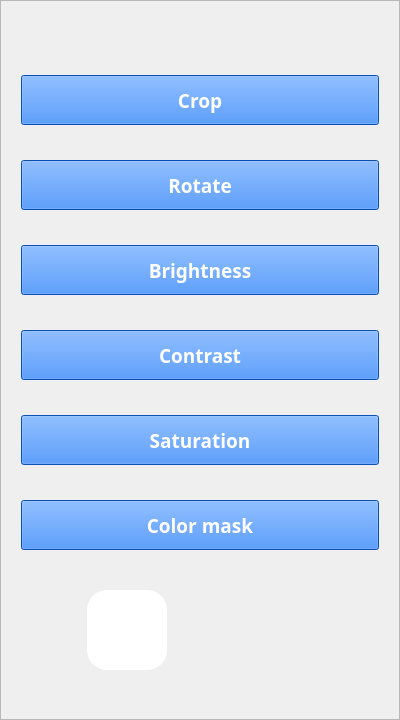
<?xml version="1.0" encoding="UTF-8"?>
<ui version="4.0">
 <class>AF</class>
 <widget class="QWidget" name="AF">
  <property name="geometry">
   <rect>
    <x>0</x>
    <y>0</y>
    <width>400</width>
    <height>720</height>
   </rect>
  </property>
  <property name="windowTitle">
   <string>AF</string>
  </property>
  <layout class="QHBoxLayout" name="horizontalLayout_2">
   <property name="leftMargin">
    <number>0</number>
   </property>
   <property name="topMargin">
    <number>0</number>
   </property>
   <property name="rightMargin">
    <number>0</number>
   </property>
   <property name="bottomMargin">
    <number>0</number>
   </property>
   <item>
    <widget class="QFrame" name="frame">
     <property name="maximumSize">
      <size>
       <width>9999</width>
       <height>9999</height>
      </size>
     </property>
     <property name="frameShape">
      <enum>QFrame::StyledPanel</enum>
     </property>
     <property name="frameShadow">
      <enum>QFrame::Raised</enum>
     </property>
     <layout class="QVBoxLayout" name="verticalLayout_3">
      <property name="spacing">
       <number>35</number>
      </property>
      <property name="leftMargin">
       <number>20</number>
      </property>
      <property name="topMargin">
       <number>25</number>
      </property>
      <property name="rightMargin">
       <number>20</number>
      </property>
      <property name="bottomMargin">
       <number>0</number>
      </property>
      <item>
       <layout class="QVBoxLayout" name="verticalLayout_2">
        <property name="spacing">
         <number>35</number>
        </property>
        <property name="rightMargin">
         <number>0</number>
        </property>
        <item>
         <widget class="QPushButton" name="crop_btn">
          <property name="sizePolicy">
           <sizepolicy hsizetype="Expanding" vsizetype="Fixed">
            <horstretch>0</horstretch>
            <verstretch>0</verstretch>
           </sizepolicy>
          </property>
          <property name="maximumSize">
           <size>
            <width>16777215</width>
            <height>50</height>
           </size>
          </property>
          <property name="font">
           <font>
            <family>Segoe UI Black</family>
            <pointsize>14</pointsize>
            <bold>true</bold>
           </font>
          </property>
          <property name="styleSheet">
           <string notr="true">#MainWindow {
	background-color: #fff;
}

#MainWindow QPushButton {
	border: 5px solid #fff;
	border-radius: 8px;
    border: 5px solid #fff;
    padding: 1px 5px;
	min-width: 120px;
	min-height:35px;
}

#crop_btn {
	color: #fff;
    background-color: #0d6efd;
}

#crop_btn:hover {
	background-color: #0055ff;
}

#corp_btn:pressed {
	border: 4px solid #98c1fe;
}

</string>
          </property>
          <property name="text">
           <string>Crop</string>
          </property>
         </widget>
        </item>
        <item>
         <widget class="QPushButton" name="rotate_btn">
          <property name="sizePolicy">
           <sizepolicy hsizetype="Expanding" vsizetype="Fixed">
            <horstretch>0</horstretch>
            <verstretch>0</verstretch>
           </sizepolicy>
          </property>
          <property name="maximumSize">
           <size>
            <width>16777215</width>
            <height>50</height>
           </size>
          </property>
          <property name="font">
           <font>
            <family>Segoe UI Black</family>
            <pointsize>14</pointsize>
            <bold>true</bold>
           </font>
          </property>
          <property name="styleSheet">
           <string notr="true">#MainWindow {
	background-color: #fff;
}

#MainWindow QPushButton {
	border: 5px solid #fff;
	border-radius: 8px;
    border: 5px solid #fff;
    padding: 1px 5px;
	min-width: 120px;
	min-height:35px;
}

#contrast_btn {
	color: #fff;
    background-color: #0d6efd;
}

#contrast_btn:hover {
	background-color: #0055ff;
}

#contrast_btn:pressed {
	border: 4px solid #98c1fe;
}
#MainWindow {
	background-color: #fff;
}

#MainWindow QPushButton {
	border: 5px solid #fff;
	border-radius: 8px;
    border: 5px solid #fff;
    padding: 1px 5px;
	min-width: 120px;
	min-height:35px;
}

#rotate_btn {
	color: #fff;
    background-color: #0d6efd;
}

#rotate_btn:hover {
	background-color: #0055ff;
}

#rotate_btn:pressed {
	border: 4px solid #98c1fe;
}
</string>
          </property>
          <property name="text">
           <string>Rotate</string>
          </property>
         </widget>
        </item>
        <item>
         <widget class="QPushButton" name="brightness_btn">
          <property name="sizePolicy">
           <sizepolicy hsizetype="Expanding" vsizetype="Fixed">
            <horstretch>0</horstretch>
            <verstretch>0</verstretch>
           </sizepolicy>
          </property>
          <property name="maximumSize">
           <size>
            <width>16777215</width>
            <height>50</height>
           </size>
          </property>
          <property name="font">
           <font>
            <family>Segoe UI Black</family>
            <pointsize>14</pointsize>
            <bold>true</bold>
           </font>
          </property>
          <property name="styleSheet">
           <string notr="true">#MainWindow {
	background-color: #fff;
}

#MainWindow QPushButton {
	border: 5px solid #fff;
	border-radius: 20px;
    border: 5px solid #fff;
    padding: 1px 5px;
	min-width: 120px;
	min-height:35px;
}

#brightness_btn {
	color: #fff;
    background-color: #0d6efd;
}

#brightness_btn:hover {
	background-color: #0055ff;
}

#brightness_btn:pressed {
	border: 4px solid #98c1fe;
}
</string>
          </property>
          <property name="text">
           <string>Brightness</string>
          </property>
         </widget>
        </item>
        <item>
         <widget class="QPushButton" name="contrast_btn">
          <property name="sizePolicy">
           <sizepolicy hsizetype="Expanding" vsizetype="Fixed">
            <horstretch>0</horstretch>
            <verstretch>0</verstretch>
           </sizepolicy>
          </property>
          <property name="maximumSize">
           <size>
            <width>16777215</width>
            <height>50</height>
           </size>
          </property>
          <property name="font">
           <font>
            <family>Segoe UI Black</family>
            <pointsize>14</pointsize>
            <bold>true</bold>
           </font>
          </property>
          <property name="styleSheet">
           <string notr="true">#MainWindow {
	background-color: #fff;
}

#MainWindow QPushButton {
	border: 5px solid #fff;
	border-radius: 20px;
    border: 5px solid #fff;
    padding: 1px 5px;
	min-width: 120px;
	min-height:35px;
}

#contrast_btn {
	color: #fff;
    background-color: #0d6efd;
}

#contrast_btn:hover {
	background-color: #0055ff;
}

#contrast_btn:pressed {
	border: 4px solid #98c1fe;
}
</string>
          </property>
          <property name="text">
           <string>Contrast</string>
          </property>
         </widget>
        </item>
        <item>
         <widget class="QPushButton" name="saturation_btn">
          <property name="sizePolicy">
           <sizepolicy hsizetype="Expanding" vsizetype="Fixed">
            <horstretch>0</horstretch>
            <verstretch>0</verstretch>
           </sizepolicy>
          </property>
          <property name="maximumSize">
           <size>
            <width>16777215</width>
            <height>50</height>
           </size>
          </property>
          <property name="font">
           <font>
            <family>Segoe UI Black</family>
            <pointsize>14</pointsize>
            <bold>true</bold>
           </font>
          </property>
          <property name="styleSheet">
           <string notr="true">#MainWindow {
	background-color: #fff;
}

#MainWindow QPushButton {
	border: 5px solid #fff;
	border-radius: 20px;
    border: 5px solid #fff;
    padding: 1px 5px;
	min-width: 120px;
	min-height:35px;
}

#saturation_btn {
	color: #fff;
    background-color: #0d6efd;
}

#saturation_btn:hover {
	background-color: #0055ff;
}

#saturation_btn:pressed {
	border: 4px solid #98c1fe;
}
</string>
          </property>
          <property name="text">
           <string>Saturation</string>
          </property>
         </widget>
        </item>
        <item>
         <widget class="QPushButton" name="mask_btn">
          <property name="maximumSize">
           <size>
            <width>16777215</width>
            <height>50</height>
           </size>
          </property>
          <property name="font">
           <font>
            <family>Segoe UI Black</family>
            <pointsize>14</pointsize>
            <bold>true</bold>
           </font>
          </property>
          <property name="styleSheet">
           <string notr="true">#MainWindow {
	background-color: #fff;
}

#MainWindow QPushButton {
	border: 5px solid #fff;
	border-radius: 20px;
    border: 5px solid #fff;
    padding: 1px 5px;
	min-width: 120px;
	min-height:35px;
}

#mask_btn {
	color: #fff;
    background-color: #0d6efd;
}

#mask_btn:hover {
	background-color: #0055ff;
}

#mask_btn:pressed {
	border: 4px solid #98c1fe;
}
</string>
          </property>
          <property name="text">
           <string>Color mask</string>
          </property>
         </widget>
        </item>
        <item>
         <spacer name="horizontalSpacer">
          <property name="orientation">
           <enum>Qt::Vertical</enum>
          </property>
          <property name="sizeType">
           <enum>QSizePolicy::Fixed</enum>
          </property>
          <property name="sizeHint" stdset="0">
           <size>
            <width>5</width>
            <height>5</height>
           </size>
          </property>
         </spacer>
        </item>
        <item>
         <layout class="QHBoxLayout" name="hbox3">
          <property name="spacing">
           <number>0</number>
          </property>
          <item>
           <widget class="QPushButton" name="y_btn">
            <property name="sizePolicy">
             <sizepolicy hsizetype="Maximum" vsizetype="Fixed">
              <horstretch>0</horstretch>
              <verstretch>0</verstretch>
             </sizepolicy>
            </property>
            <property name="maximumSize">
             <size>
              <width>80</width>
              <height>80</height>
             </size>
            </property>
            <property name="styleSheet">
             <string notr="true">background-color:#fff;
border-radius:20px</string>
            </property>
            <property name="text">
             <string/>
            </property>
           </widget>
          </item>
          <item>
           <widget class="QPushButton" name="n_btn">
            <property name="sizePolicy">
             <sizepolicy hsizetype="Maximum" vsizetype="Fixed">
              <horstretch>0</horstretch>
              <verstretch>0</verstretch>
             </sizepolicy>
            </property>
            <property name="maximumSize">
             <size>
              <width>80</width>
              <height>80</height>
             </size>
            </property>
            <property name="styleSheet">
             <string notr="true">background-color:none;
border-radius:20px</string>
            </property>
            <property name="text">
             <string/>
            </property>
           </widget>
          </item>
         </layout>
        </item>
       </layout>
      </item>
     </layout>
    </widget>
   </item>
  </layout>
 </widget>
 <resources/>
 <connections/>
</ui>
